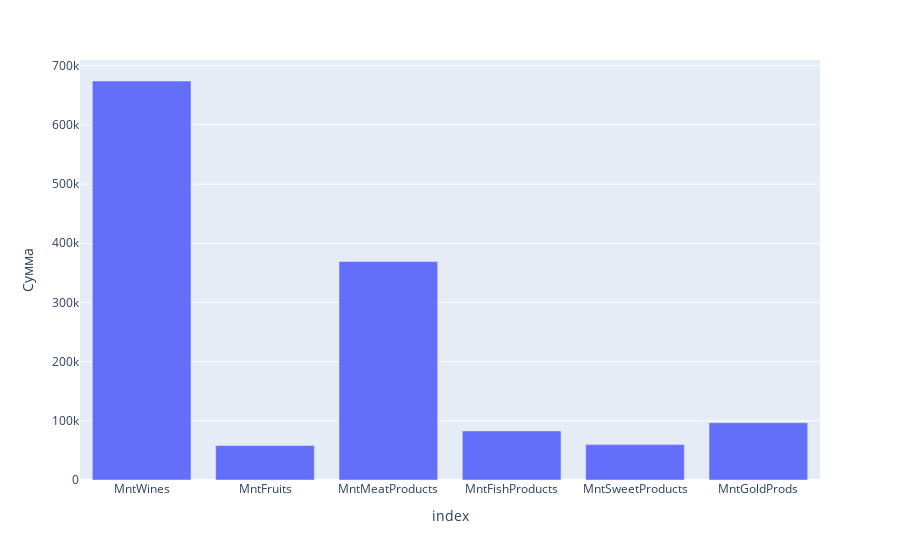

Notebook code for this chart:
### Code cell
totals = df[list_mnt].sum()

fig = px.bar(totals, x=totals.index, y=totals.values, labels={'x':'Категории','y':'Сумма'})
fig.show()

### Figure 1 — Plotly figure (JSON) as saved in the notebook; plotly's stock layout.template omitted (floating-point values rounded to 4 significant figures)
{"data": [{"alignmentgroup": "True", "hovertemplate": "index=%{x}<br>Сумма=%{y}<extra></extra>", "legendgroup": "", "marker": {"color": "#636efa", "pattern": {"shape": ""}}, "name": "", "offsetgroup": "", "orientation": "v", "showlegend": false, "textposition": "auto", "type": "bar", "x": ["MntWines", "MntFruits", "MntMeatProducts", "MntFishProducts", "MntSweetProducts", "MntGoldProds"], "xaxis": "x", "y": [674174, 58218, 369259, 82963, 59808, 96854], "yaxis": "y"}], "layout": {"barmode": "relative", "legend": {"tracegroupgap": 0}, "margin": {"t": 60}, "xaxis": {"anchor": "y", "domain": [0, 1], "title": {"text": "index"}}, "yaxis": {"anchor": "x", "domain": [0, 1], "title": {"text": "Сумма"}}}}
